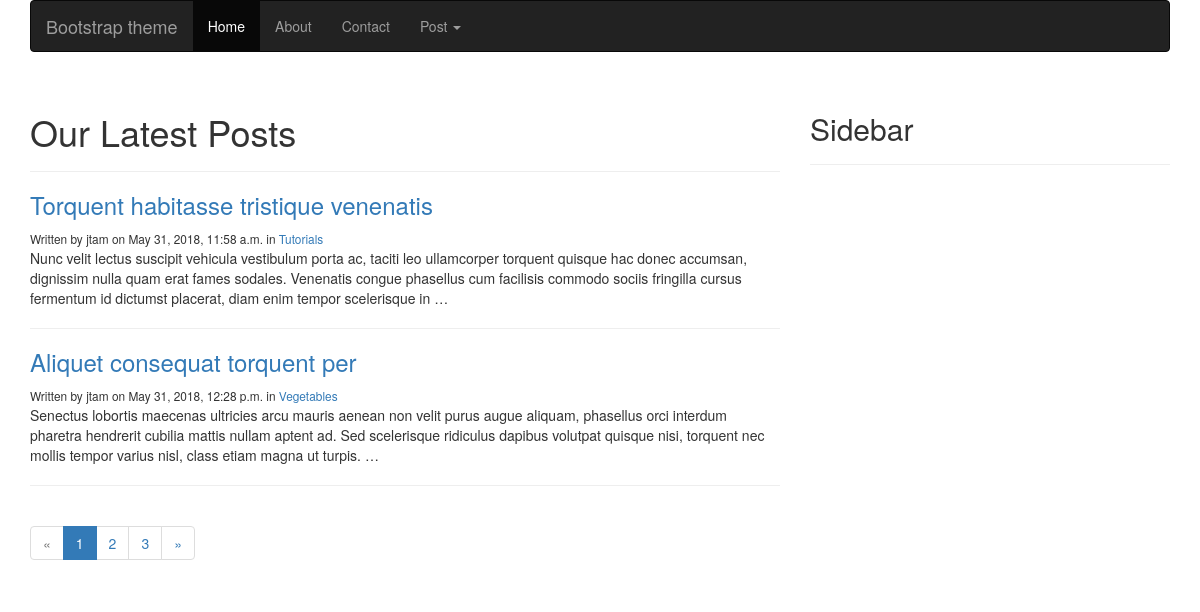
Screenshot of /blog/ with the database file from the repository.
### blog/models.py (models this page shows, shortened)
class Post(models.Model):
	STATUS_CHOICES = (
			('draft','Draft'),
			('published','Published'),
		)
	title = models.CharField(max_length=250)
	category = models.ForeignKey(Category)
	slug = models.SlugField(max_length=250, unique=True)
	content = models.TextField()
	seo_title = models.CharField(max_length=250)
	seo_descripttion = models.CharField(max_length=160)
	author = models.ForeignKey(User, related_name='blog_posts')
	published = models.DateTimeField(default=timezone.now)
	created = models.DateTimeField(auto_now_add=True)
	updated = models.DateTimeField(auto_now=True)
	status = models.CharField(max_length=9, choices=STATUS_CHOICES, default='draft')
	def get_absolute_url(self):
		return reverse('blog:post_detail', args=[self.slug])

class Category(models.Model):
	name = models.CharField(max_length=250)
	slug = models.SlugField(max_length=250, unique=True)
	class Meta:
		ordering = ['name']
		verbose_name = 'category'
		verbose_name_plural = 'categories'
	def get_absolute_url(self):
		return reverse('blog:list_of_posts_by_category', args=[self.slug])
	def __str__(self):
		return self.name

### blog/views.py (the view)
def list_of_posts(request):
	posts = Post.objects.filter(status='published')
	paginator = Paginator(posts, 2)
	page = request.GET.get('page')
	try:
		posts = paginator.page(page)
	except PageNotAnInteger:
		posts = paginator.page(1)
	except EmptyPage:
		posts = paginator.paginator(paginator.num_pages)
	template = 'blog/post/list_of_posts.html'
	context = {'posts':posts, 'page': page}
	return render(request, template, context)

### blog/templates/blog/post/list_of_posts.html (shortened to what this page needs)
{% extends "blog/base.html" %}
{% block content %}
<div class="row">
	<div class="col-md-8">
		<div class="page-header">
			<h1>Our Latest Posts</h1>
		</div>
		{% for post in posts %}
		<h3><a href="{{post.get_absolute_url}}">{{post.title}}</a></h3>
		<small>Written by {{post.author}} on {{post.published}} in <a href="{{post.category.get_absolute_url}}">{{post.category}}</a></small>
		<br>
		{{post.content|truncatewords:40|linebreaks}}
		<hr>
		{% endfor %}
		{% include 'blog/paginator.html' with page=posts %}
	</div>
	<div class="col-md-4">
		<div class="page-header">
			<h2>Sidebar</h2>
		</div>
	</div>
</div>
{% endblock content %}

### rows the page displays
Post: title "Torquent habitasse tristique venenatis", author "jtam", published "May 31, 2018, 11:58 a.m.", category "Tutorials", content "Nunc velit lectus suscipit vehicula vestibulum porta ac, taciti leo ullamcorper torquent quisque hac donec accumsan, dignissim nulla quam erat fames sodales. Venenatis congue phasellus cum facilisis commodo sociis fringilla cursus fermentum id dictumst placerat, diam enim tempor scelerisque in …"
Post: title "Aliquet consequat torquent per", author "jtam", published "May 31, 2018, 12:28 p.m.", category "Vegetables", content "Senectus lobortis maecenas ultricies arcu mauris aenean non velit purus augue aliquam, phasellus orci interdum pharetra hendrerit cubilia mattis nullam aptent ad. Sed scelerisque ridiculus dapibus volutpat quisque nisi, torquent nec mollis tempor varius nisl, class etiam magna ut turpis. …"

### other values shown
{{ pages }} "1"
{{ pages }} "2" "3"
